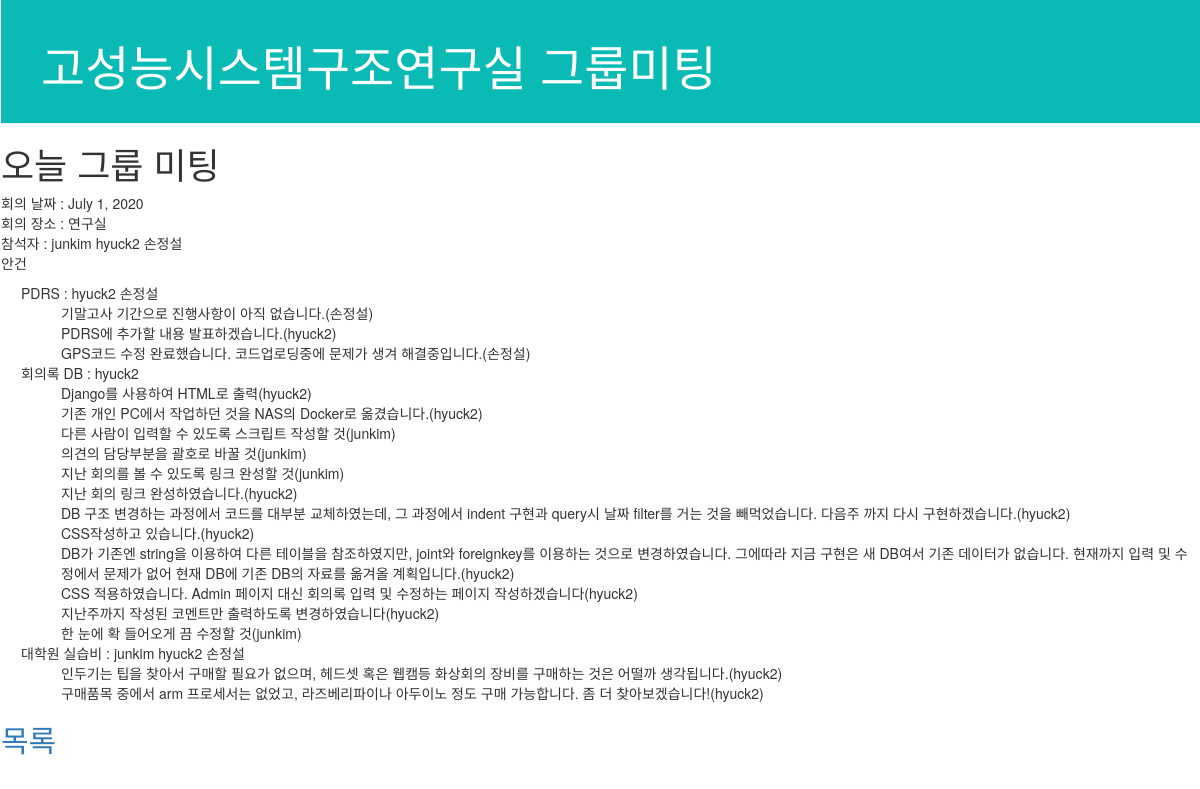
The app's page /group_meeting/, older data.
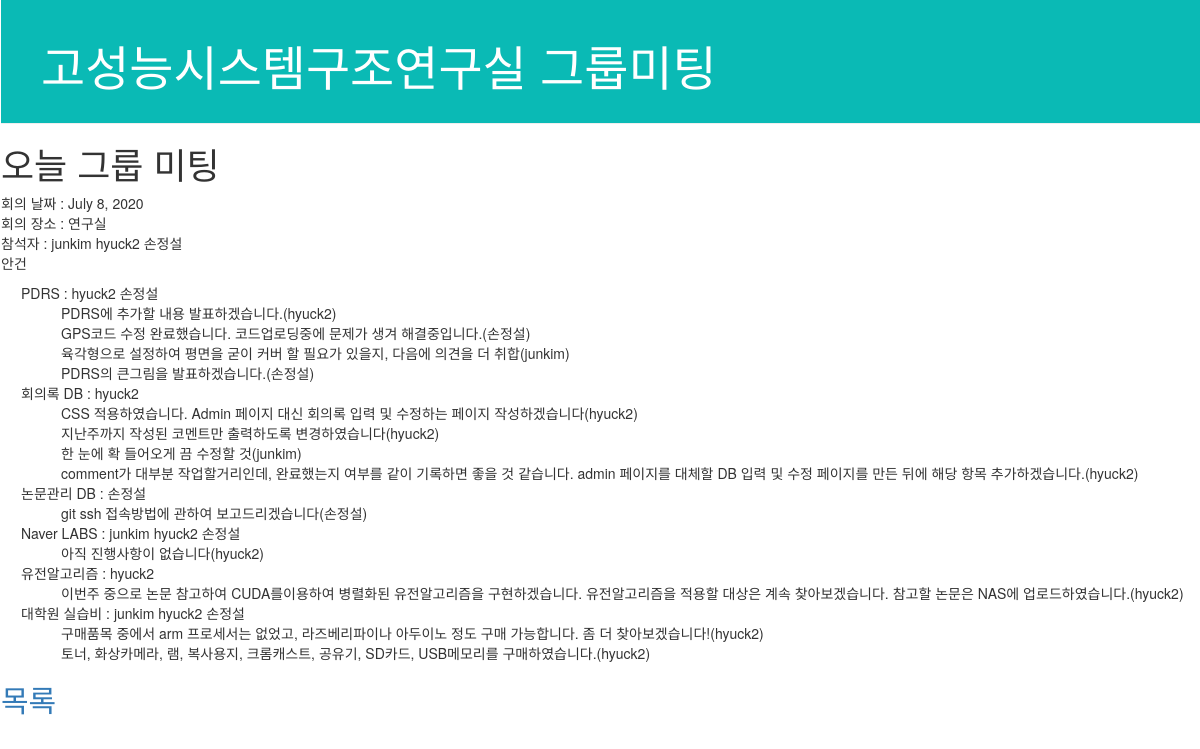
The same page, newer data.
### group_meeting/models.py (models this page shows, shortened)
class Meeting(models.Model):
    id = models.AutoField(primary_key=True)
    author = models.ManyToManyField(settings.AUTH_USER_MODEL, related_name='author')
    date = models.DateField()
    attendent = models.ManyToManyField(settings.AUTH_USER_MODEL, related_name='attendent')
    place = models.CharField(max_length=200)
    topic = models.ManyToManyField('Topic')
    created = models.DateTimeField(auto_now_add=True)
    updated = models.DateTimeField(auto_now=True)
    class Meta:
        pass

class Topic(models.Model):
    id = models.AutoField(primary_key=True)
    category = models.ForeignKey('Category', on_delete=models.CASCADE)
    owner = models.ManyToManyField(settings.AUTH_USER_MODEL, related_name='owner')
    start_date = models.DateField()
    close_date = models.DateField()
    name = models.CharField(max_length=200)
    status_list = (
        ('진행', '진행중인 안건'),
        ('종료', '종료된 안건'),
        ('보류', '보류된 안건'),
    )
    status = models.CharField(max_length=200, choices=status_list)
    created = models.DateTimeField(auto_now_add=True)
    updated = models.DateTimeField(auto_now=True)
    def __str__(self):
        return self.name
    class Meta:
        pass

class Comment(models.Model):
    id = models.AutoField(primary_key=True)
    topic = models.ForeignKey('Topic', on_delete=models.CASCADE)
    parent = models.ForeignKey('Comment', on_delete=models.CASCADE, null=True, blank=True, default=0)
    author = models.ForeignKey(settings.AUTH_USER_MODEL, on_delete=models.CASCADE)
    description = models.CharField(max_length=200)
    created = models.DateTimeField(auto_now_add=True)
    updated = models.DateTimeField(auto_now=True)
    class Meta:
        pass

### group_meeting/views.py (the view)
# urls.py: path('', views.home, name = 'blog home'),
def home(request):
    today = Meeting.objects.order_by('-date')[0]
    comments = Comment.objects.filter(updated__range=(today.date-timedelta(days=7),today.date+timedelta(days=1)))
    return render(
        request,
        'group_meeting/home.html',
        {
            'today':today,
            'comments':comments,
        }
    )

### group_meeting/templates/group_meeting/home.html (shortened to what this page needs)
{% load static %}
<html>
    <head>
        <link rel="stylesheet" href="//maxcdn.bootstrapcdn.com/bootstrap/3.2.0/css/bootstrap.min.css">
        <link rel="stylesheet" href="//maxcdn.bootstrapcdn.com/bootstrap/3.2.0/css/bootstrap-theme.min.css">
        <link rel="stylesheet" href="{% static 'css/group_meeting.css' %}">
    </head>
    <body>
        <div class="page-header">
            <h1>고성능시스템구조연구실 그룹미팅</h1>
        </div>
        <div>
            <h1>
                오늘 그룹 미팅
            </h1>
            <p>
                회의 날짜 : {{today.date}}<br>
                회의 장소 : {{today.place}}<br>
                참석자    :
                    {%for a in today.attendent.all %}
                        {{a}}
                    {% endfor %}<br>
                안건
                    {%for t in today.topic.all %}
                        <div class="topic">
                            {{t}} :
                            {% for owner in t.owner.all%}
                                {{owner}}
                            {% endfor %}
                            {% for comment in comments %}
                                <div class = "comment">
                                    {% if comment.topic == t %}
                                        {{comment.description}}({{comment.author}})<br>
                                    {% endif%}
                                </div>
                            {% endfor %}
                        </div>
                    {% endfor %}
            </p>
        </div>
        <div>
            <h2>
                <a href="{% url 'list'%}">목록</a>
            </h2>
        </div>
    </body>
</html>

Row changes from the older to the newer data that the page shows:
no longer on this page (row unchanged): Meeting: date "July 1, 2020", place "연구실"
added Meeting: date "July 8, 2020", place "연구실"
computed for Topic "PDRS": loses Comment (description "기말고사 기간으로 진행사항이 아직 없습니다.", author "손정설")
added Comment: description "육각형으로 설정하여 평면을 굳이 커버 할 필요가 있을지, 다음에 의견을 더 취합", author "junkim", shown under Topic "PDRS"
added Comment: description "PDRS의 큰그림을 발표하겠습니다.", author "손정설", shown under Topic "PDRS"
computed for Topic "회의록 DB": loses Comment (description "Django를 사용하여 HTML로 출력", author "hyuck2"); loses Comment (description "기존 개인 PC에서 작업하던 것을 NAS의 Docker로 옮겼습니다.", author "hyuck2"); loses Comment (description "다른 사람이 입력할 수 있도록 스크립트 작성할 것", author "junkim"); loses Comment (description "의견의 담당부분을 괄호로 바꿀 것", author "junkim"); loses Comment (description "지난 회의를 볼 수 있도록 링크 완성할 것", author "junkim"); loses Comment (description "지난 회의 링크 완성하였습니다.", author "hyuck2"); loses Comment (description "DB 구조 변경하는 과정에서 코드를 대부분 교체하였는데, 그 과정에서 indent 구현과 query시 날짜 filter를 거는 것을 빼먹었습니다. 다음주 까지 다시 구현하겠습니다.", author "hyuck2"); loses Comment (description "CSS작성하고 있습니다.", author "hyuck2"); loses Comment (description "DB가 기존엔 string을 이용하여 다른 테이블을 참조하였지만, joint와 foreignkey를 이용하는 것으로 변경하였습니다. 그에따라 지금 구현은 새 DB여서 기존 데이터가 없습니다. 현재까지 입력 및 수정에서 문제가 없어 현재 DB에 기존 DB의 자료를 옮겨올 계획입니다.", author "hyuck2")
added Comment: description "comment가 대부분 작업할거리인데, 완료했는지 여부를 같이 기록하면 좋을 것 같습니다. admin 페이지를 대체할 DB 입력 및 수정 페이지를 만든 뒤에 해당 항목 추가하겠습니다.", author "hyuck2", shown under Topic "회의록 DB"
now on this page (row unchanged): Topic: name "논문관리 DB"
added Comment: description "git ssh 접속방법에 관하여 보고드리겠습니다", author "손정설", shown under "논문관리 DB"
now on this page (row unchanged): Topic: name "Naver LABS"
added Comment: description "아직 진행사항이 없습니다", author "hyuck2", shown under "Naver LABS"
now on this page (row unchanged): Topic: name "유전알고리즘"
added Comment: description "이번주 중으로 논문 참고하여 CUDA를이용하여 병렬화된 유전알고리즘을 구현하겠습니다. 유전알고리즘을 적용할 대상은 계속 찾아보겠습니다. 참고할 논문은 NAS에 업로드하였습니다.", author "hyuck2", shown under "유전알고리즘"
computed for Topic "대학원 실습비": loses Comment (description "인두기는 팁을 찾아서 구매할 필요가 없으며, 헤드셋 혹은 웹캠등 화상회의 장비를 구매하는 것은 어떨까 생각됩니다.", author "hyuck2")
added Comment: description "토너, 화상카메라, 램, 복사용지, 크롬캐스트, 공유기, SD카드, USB메모리를 구매하였습니다.", author "hyuck2", shown under Topic "대학원 실습비"
